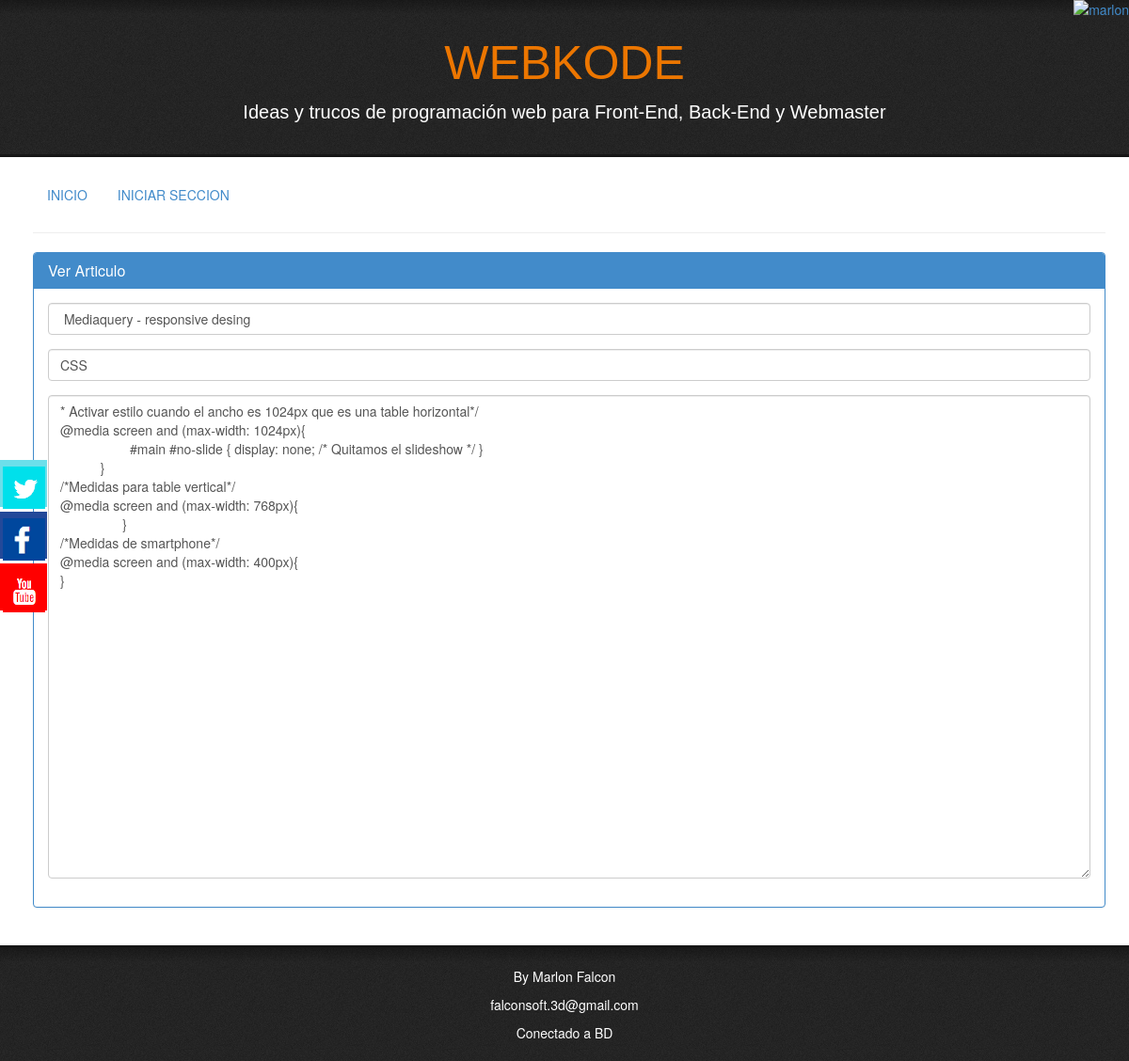
Page /truco.php?id=72 on the committed database.
### tables this page shows
CREATE TABLE IF NOT EXISTS `table_trucos` (
  `f_id_trucos` int(11) NOT NULL AUTO_INCREMENT,
  `f_titulo_trucos` text NOT NULL,
  `f_familia_trucos` text NOT NULL,
  `f_codigo_truco` longtext NOT NULL,
  `fecha` date NOT NULL,
  PRIMARY KEY (`f_id_trucos`)
);

### truco.php (the view, shortened to what this page needs)
<!DOCTYPE html PUBLIC "-//W3C//DTD XHTML 1.0 Strict//EN" "http://www.w3.org/TR/xhtml1/DTD/xhtml1-strict.dtd">
<html lang="es">
<head>
  <link type="text/css" rel="stylesheet" href="assets/css/bootstrap.min.css"/>
  <link rel="stylesheet" href="assets/css/style.css">
    </head>
    <body >
     <div id="social-sidebar">
       <ul>
         <li><a class="entypo-twitter" target="_blank" href="https://twitter.com/marlonfalcon4"> <img src="assets/img/social/tw.png" alt=""> </a></li>
         <li><a class="entypo-facebook" target="_blank" href="https://www.facebook.com/falconsoftsa"><img src="assets/img/social/fa.png" alt=""> </a></li>
         <li><a class="entypo-youtube" target="_blank" href="https://www.youtube.com/channel/UCM93kgnjXu393jgKjjSkUjQ"><img src="assets/img/social/yo.png" alt=""> </a></li>
       </ul>
     </div>
     <?php
     $estalogeando = false;
     ?>
     <?php
     include("assets/include/conexion.php");
     if(isset($_GET['id']))
     {
      $temp=$_GET['id'];
    }
    else{
     $temp='1';
   }
   ?>
   <a href="http://www.marlonfalcon.cl/">
     <img alt="marlon" src="assets/img/right_orange.png" style="position: fixed; top: 0; right: 0; border: 0;z-index:9999;"  id="marlon" >
   </a>
   <div class="webkoder-slider">
     <h3><?php echo TEXT_NAME ?></h3>
     <p><?php echo TEXT_DESC ?></p>
   </div>
   <div class="webkoder-main">
    <div class="container">
      <ul class="nav nav-pills">
        <li role="presentation"><a href="index.php">INICIO</a></li>
        <?php
        if($estalogeando){
         echo "<li role=\"presentation\"><a href=\"editar.php?id=".$temp."\">EDITAR</a></li>";
       }
       else
       {
        echo "<li role=\"presentation\"><a href=\"login.php\">INICIAR SECCION</a></li>";
      }
      ?>
    </ul>
    <hr>
    <?php
    $query = mysql_query("SELECT * FROM table_trucos WHERE f_id_trucos= $temp");
    if($row =  mysql_fetch_assoc($query))
    {
     $etitulo = $row['f_titulo_trucos'];
     $etruco = $row['f_codigo_truco'];
     $efamilia = $row['f_familia_trucos'];
   }
   else{
     header('location:index.php');
   }
   ?>
   <div class="row">
    <div class="col-lg-12">
     <div class="panel panel-primary">
      <div class="panel-heading">
       <h3 class="panel-title">Ver Articulo</h3>
     </div>
     <div class="panel-body">
       <form role="form" method="post">
        <div class="form-group">
         <input type="text" class="form-control" id="exampleInputName2" placeholder="titulo" name="titulo" value="<?php echo $etitulo?>">
       </div>
       <div class="form-group">
         <input type="text" class="form-control" id="exampleInputName3" placeholder="titulo" name="familia" value="<?php echo $efamilia?>">
       </div>
       <div class="form-group">
        <textarea class="form-control" rows="25" name="articulo" placeholder="Articulo" value="Clear" ><?php echo $etruco?></textarea>
      </div>
    </form>
  </div>
</div>
</div>
</div>
</div>
</div>
<div class="webkoder-footer">
	<p> By Marlon Falcon</p>
	<p>falconsoft.3d@gmail.com</p>
  <?php
  if($con) { echo "Conectado a BD";}
  else{ echo "No Conectado a BD"; }
  ?>
</div>
</html>

### assets/css/style.css (style rules this page uses)
* { margin: 0px; padding: 0px; }
body { background-color: #bdc3c7; }
.webkoder-slider { background-color: #232323; background-image: linear-gradient(to bottom, rgba(0, 0, 0, 0.3), rgba(0, 0, 0, 0)), url("../img/fondo.jpg"); background-repeat: repeat-x, repeat; background-size: 100px 15px, 140px 140px; min-height: 80px; color: #fff; text-align: center; padding: 20px; font-size: 1.5rem; border-bottom: 3px solid #161616; }
.webkoder-slider h3 { font-weight: 300; font-size: 5rem; color: #ec7600; font-family: "Kristen ITC", Arial; }
.webkoder-slider p { font-family: "Bradley Hand ITC", Arial; font-size: 2rem; }
.webkoder-main { background-color: #fff; min-height: 700px; padding: 20px; }
.webkoder-footer { background-color: #232323; background-image: linear-gradient(to bottom, rgba(0, 0, 0, 0.3), rgba(0, 0, 0, 0)), url("../img/fondo.jpg"); background-repeat: repeat-x, repeat; background-size: 100px 15px, 140px 140px; min-height: 80px; color: #fff; text-align: center; padding: 20px; border-top: 3px solid #161616; }
#social-sidebar { left: 0; margin-top: -75px; position: fixed; top: 50%; z-index: 1000; }
.entypo-twitter { background-color: #6cdfea; }
.entypo-facebook { background-color: #234999; }
.entypo-youtube { background-color: #ff0000; }
#social-sidebar ul li a { color: #ffffff; display: block; font-size: 28px; height: 50px; line-height: 50px; position: relative; text-align: center; width: 50px; margin-bottom: 5px; }

### rows in the picture
table_trucos: titulo "Mediaquery - responsive desing", familia "CSS", articulo "* Activar estilo cuando el ancho es 1024px que es una table horizontal*/ @media screen and (max-width: 1024px){ #main #no-slide { display: none; /* Quitamos el slideshow */ } } /*Medidas para table vertical*/ @media screen and (max-width: 768px){ } /*Medidas de smartphone*/ @media screen and (max-width: 400px){ }"

### other values in the picture
TEXT_NAME "WEBKODE"
TEXT_DESC "Ideas y trucos de programación web para Front-End, Back-End y Webmaster"
